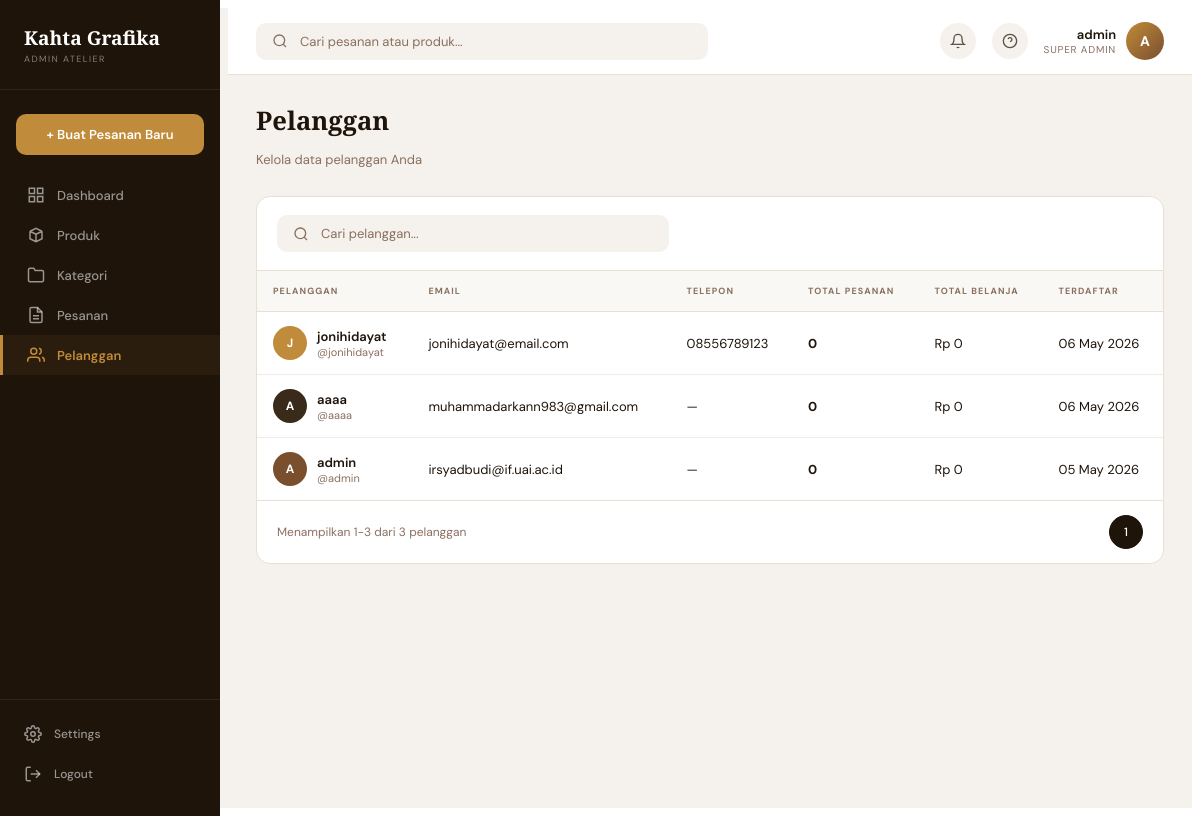
The app's page /dashboard/customers/ (signed in), older data.
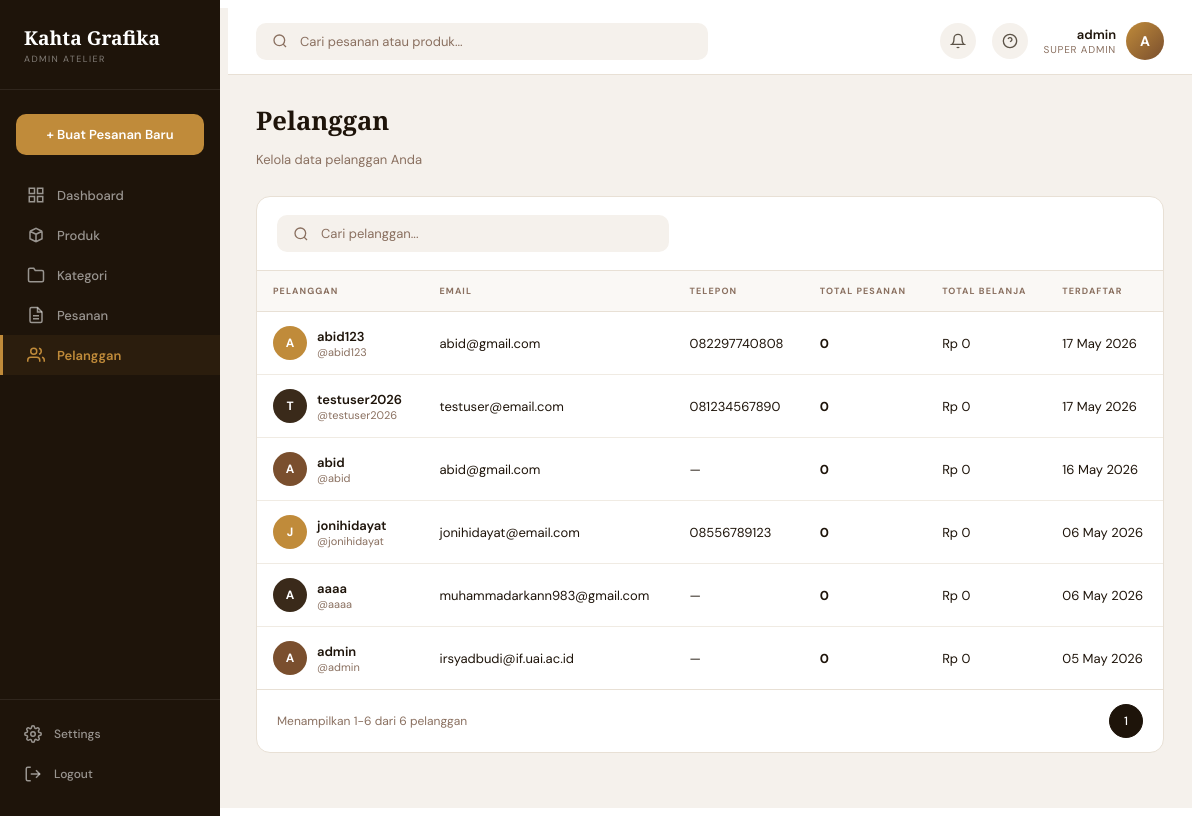
The same page, newer data.
### apps/accounts/models.py (models this page shows, shortened)
class User(AbstractUser):
    class Role(models.TextChoices):
        ADMIN = 'admin', 'Admin'
        CUSTOMER = 'customer', 'Customer'
    role = models.CharField(
        max_length=20,
        choices=Role.choices,
        default=Role.CUSTOMER,
    )
    phone_number = models.CharField(max_length=20, blank=True)
    address = models.TextField(blank=True)

### apps/dashboard/views.py (the view, shortened to what this page needs)
# urls.py: path('customers/', views.customers_view, name='customers'),
@staff_member_required(login_url='/auth/login/')
def customers_view(request):
    search = request.GET.get('q', '')
    customers = User.objects.annotate(
        order_count=Count('orders'),
        total_spent=Sum('orders__total')
    ).order_by('-date_joined')
    paginator = Paginator(customers, 10)
    page = paginator.get_page(request.GET.get('page'))
    return render(request, 'dashboard/customers.html', {
        'page_obj': page,
        'search': search,
    })

### apps/cart/context_processors.py (called while the page is built)
def cart_context(request):
    count = 0
    if request.user.is_authenticated:
        try:
            cart = Cart.objects.get(user=request.user)
            count = cart.item_count
        except Cart.DoesNotExist:
            pass
    return {'cart_item_count': count}

### apps/catalog/templatetags/currency_tags.py (called while the page is built)
@register.filter(name='rupiah')
def rupiah(value):
    try:
        if value is None:
            return "Rp 0"
        val = int(float(value))
        formatted = f"{val:,}".replace(",", ".")
        return f"Rp {formatted}"
    except (ValueError, TypeError):
        return value

### templates/dashboard/customers.html (shortened to what this page needs)
{% extends 'dashboard/base_admin.html' %}
{% block content %}
<div class="adm-page-header">
  <div class="adm-page-title">Pelanggan</div>
  <p class="adm-page-desc">Kelola data pelanggan Anda</p>
</div>
<div class="adm-table-wrap">
  <div class="adm-table-toolbar">
    <form class="adm-search" method="get" style="max-width:360px;">
      <svg width="16" height="16" viewBox="0 0 24 24" fill="none" stroke="currentColor" stroke-width="2"><circle cx="11" cy="11" r="8"/><line x1="21" y1="21" x2="16.65" y2="16.65"/></svg>
      <input type="text" name="q" value="{{ search }}" placeholder="Cari pelanggan...">
    </form>
  </div>
  <table class="adm-table">
    <thead>
      <tr>
        <th>Pelanggan</th>
        <th>Email</th>
        <th>Telepon</th>
        <th>Total Pesanan</th>
        <th>Total Belanja</th>
        <th>Terdaftar</th>
      </tr>
    </thead>
    <tbody>
      {% for customer in page_obj %}
      <tr>
        <td>
          <div class="adm-user-cell">
            <div class="adm-avatar adm-avatar-{% cycle 'amber' 'dark' 'brown' %}">{{ customer.username|make_list|first|upper }}</div>
            <div>
              <div style="font-weight:600;">{{ customer.get_full_name|default:customer.username }}</div>
              <div style="font-size:11px;color:#8a7060;">@{{ customer.username }}</div>
            </div>
          </div>
        </td>
        <td>{{ customer.email|default:"—" }}</td>
        <td>{{ customer.phone_number|default:"—" }}</td>
        <td><strong>{{ customer.order_count }}</strong></td>
        <td>{{ customer.total_spent|rupiah }}</td>
        <td>{{ customer.date_joined|date:"d M Y" }}</td>
      </tr>
      {% empty %}
      <tr><td colspan="6" style="text-align:center;color:#8a7060;padding:32px;">Tidak ada pelanggan ditemukan</td></tr>
      {% endfor %}
    </tbody>
  </table>
  <div class="adm-table-footer">
    <span>Menampilkan {{ page_obj.start_index|default:0 }}-{{ page_obj.end_index|default:0 }} dari {{ page_obj.paginator.count }} pelanggan</span>
    <div class="adm-pagination">
      {% for num in page_obj.paginator.page_range %}
        {% if num >= page_obj.number|add:"-2" and num <= page_obj.number|add:"2" %}
          <a href="?page={{ num }}&q={{ search }}" class="adm-page-link {% if num == page_obj.number %}active{% endif %}">{{ num }}</a>
        {% endif %}
      {% endfor %}
    </div>
  </div>
</div>
{% endblock %}

### templates/dashboard/base_admin.html (shortened to what the changed rows need)
{% load static %}
<!DOCTYPE html>
<html lang="id">
<head>
  <link rel="stylesheet" href="{% static 'css/admin_dashboard.css' %}?v=2">
</head>
<body>
<div class="adm-layout">
  <div class="adm-main">
    <header class="adm-topbar">
      <div class="adm-topbar-actions">
        <div class="adm-profile">
          <div class="adm-profile-info">
            <div class="adm-profile-name">{{ request.user.get_full_name|default:request.user.username }}</div>
            <div class="adm-profile-role">Super Admin</div>
          </div>
          <div class="adm-profile-avatar">
            {{ request.user.username|make_list|first|upper }}
          </div>
        </div>
      </div>
    </header>
    <main class="adm-content">
      {% block content %}{% endblock %}
    </main>
  </div>
</div>
</body>
</html>

Row changes from the older to the newer data that the page shows:
added User: username|make_list "A", get_full_name "abid123", username "abid123", email "abid@gmail.com", phone_number "082297740808", order_count "0", total_spent|rupiah "Rp 0", date_joined "17 May 2026"
added User: username|make_list "T", get_full_name "testuser2026", username "testuser2026", email "testuser@email.com", phone_number "081234567890", order_count "0", total_spent|rupiah "Rp 0", date_joined "17 May 2026"
added User: username|make_list "A", get_full_name "abid", username "abid", email "abid@gmail.com", phone_number "—", order_count "0", total_spent|rupiah "Rp 0", date_joined "16 May 2026"
Text that changed along with them:
{{ page_obj.end_index|default:0 }}: "3" → "6"
{{ page_obj.paginator.count }}: "3" → "6"
